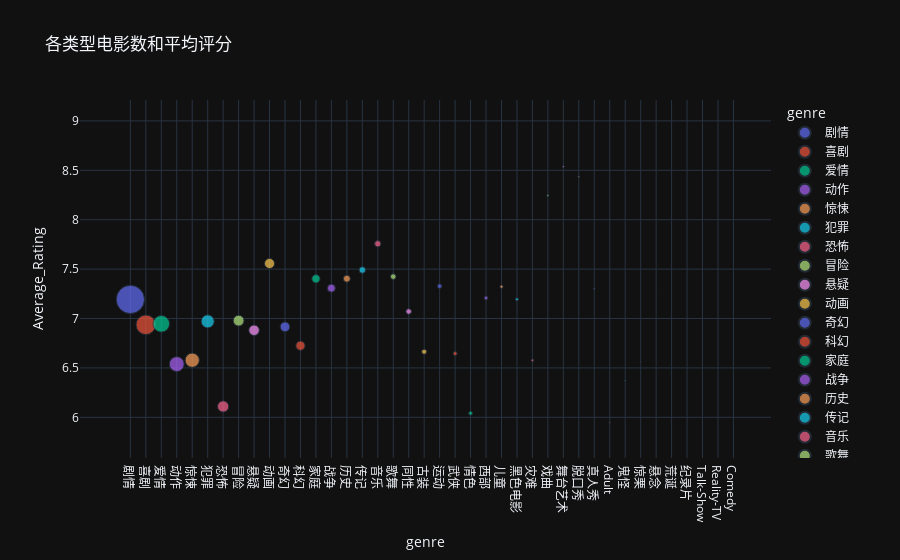

Source (notebook cell):
### Code cell
fig7 = px.scatter(genreNum_avergeRating, x="genre", y="Average_Rating",
                 size="Num", color = "genre",
                 hover_name="genre", 
                 title = "各类型电影数和平均评分")
fig7.show()

### Figure 1 — Plotly figure (JSON) as saved in the notebook; plotly's stock layout.template omitted (floating-point values rounded to 4 significant figures)
{"data": [{"hovertemplate": "<b>%{hovertext}</b><br><br>genre=%{x}<br>Average_Rating=%{y}<br>Num=%{marker.size}<extra></extra>", "hovertext": ["剧情"], "legendgroup": "剧情", "marker": {"color": "#636efa", "size": [17570], "sizemode": "area", "sizeref": 43.92, "symbol": "circle"}, "mode": "markers", "name": "剧情", "orientation": "v", "showlegend": true, "x": ["剧情"], "xaxis": "x", "y": [7.193], "yaxis": "y", "type": "scatter"}, {"hovertemplate": "<b>%{hovertext}</b><br><br>genre=%{x}<br>Average_Rating=%{y}<br>Num=%{marker.size}<extra></extra>", "hovertext": ["喜剧"], "legendgroup": "喜剧", "marker": {"color": "#EF553B", "size": [8462], "sizemode": "area", "sizeref": 43.92, "symbol": "circle"}, "mode": "markers", "name": "喜剧", "orientation": "v", "showlegend": true, "x": ["喜剧"], "xaxis": "x", "y": [6.937], "yaxis": "y", "type": "scatter"}, {"hovertemplate": "<b>%{hovertext}</b><br><br>genre=%{x}<br>Average_Rating=%{y}<br>Num=%{marker.size}<extra></extra>", "hovertext": ["爱情"], "legendgroup": "爱情", "marker": {"color": "#00cc96", "size": [6083], "sizemode": "area", "sizeref": 43.92, "symbol": "circle"}, "mode": "markers", "name": "爱情", "orientation": "v", "showlegend": true, "x": ["爱情"], "xaxis": "x", "y": [6.947], "yaxis": "y", "type": "scatter"}, {"hovertemplate": "<b>%{hovertext}</b><br><br>genre=%{x}<br>Average_Rating=%{y}<br>Num=%{marker.size}<extra></extra>", "hovertext": ["动作"], "legendgroup": "动作", "marker": {"color": "#ab63fa", "size": [4877], "sizemode": "area", "sizeref": 43.92, "symbol": "circle"}, "mode": "markers", "name": "动作", "orientation": "v", "showlegend": true, "x": ["动作"], "xaxis": "x", "y": [6.539], "yaxis": "y", "type": "scatter"}, {"hovertemplate": "<b>%{hovertext}</b><br><br>genre=%{x}<br>Average_Rating=%{y}<br>Num=%{marker.size}<extra></extra>", "hovertext": ["惊悚"], "legendgroup": "惊悚", "marker": {"color": "#FFA15A", "size": [4472], "sizemode": "area", "sizeref": 43.92, "symbol": "circle"}, "mode": "markers", "name": "惊悚", "orientation": "v", "showlegend": true, "x": ["惊悚"], "xaxis": "x", "y": [6.578], "yaxis": "y", "type": "scatter"}, {"hovertemplate": "<b>%{hovertext}</b><br><br>genre=%{x}<br>Average_Rating=%{y}<br>Num=%{marker.size}<extra></extra>", "hovertext": ["犯罪"], "legendgroup": "犯罪", "marker": {"color": "#19d3f3", "size": [3753], "sizemode": "area", "sizeref": 43.92, "symbol": "circle"}, "mode": "markers", "name": "犯罪", "orientation": "v", "showlegend": true, "x": ["犯罪"], "xaxis": "x", "y": [6.971], "yaxis": "y", "type": "scatter"}, {"hovertemplate": "<b>%{hovertext}</b><br><br>genre=%{x}<br>Average_Rating=%{y}<br>Num=%{marker.size}<extra></extra>", "hovertext": ["恐怖"], "legendgroup": "恐怖", "marker": {"color": "#FF6692", "size": [2758], "sizemode": "area", "sizeref": 43.92, "symbol": "circle"}, "mode": "markers", "name": "恐怖", "orientation": "v", "showlegend": true, "x": ["恐怖"], "xaxis": "x", "y": [6.11], "yaxis": "y", "type": "scatter"}, {"hovertemplate": "<b>%{hovertext}</b><br><br>genre=%{x}<br>Average_Rating=%{y}<br>Num=%{marker.size}<extra></extra>", "hovertext": ["冒险"], "legendgroup": "冒险", "marker": {"color": "#B6E880", "size": [2578], "sizemode": "area", "sizeref": 43.92, "symbol": "circle"}, "mode": "markers", "name": "冒险", "orientation": "v", "showlegend": true, "x": ["冒险"], "xaxis": "x", "y": [6.979], "yaxis": "y", "type": "scatter"}, {"hovertemplate": "<b>%{hovertext}</b><br><br>genre=%{x}<br>Average_Rating=%{y}<br>Num=%{marker.size}<extra></extra>", "hovertext": ["悬疑"], "legendgroup": "悬疑", "marker": {"color": "#FF97FF", "size": [2444], "sizemode": "area", "sizeref": 43.92, "symbol": "circle"}, "mode": "markers", "name": "悬疑", "orientation": "v", "showlegend": true, "x": ["悬疑"], "xaxis": "x", "y": [6.881], "yaxis": "y", "type": "scatter"}, {"hovertemplate": "<b>%{hovertext}</b><br><br>genre=%{x}<br>Average_Rating=%{y}<br>Num=%{marker.size}<extra></extra>", "hovertext": ["动画"], "legendgroup": "动画", "marker": {"color": "#FECB52", "size": [2228], "sizemode": "area", "sizeref": 43.92, "symbol": "circle"}, "mode": "markers", "name": "动画", "orientation": "v", "showlegend": true, "x": ["动画"], "xaxis": "x", "y": [7.557], "yaxis": "y", "type": "scatter"}, {"hovertemplate": "<b>%{hovertext}</b><br><br>genre=%{x}<br>Average_Rating=%{y}<br>Num=%{marker.size}<extra></extra>", "hovertext": ["奇幻"], "legendgroup": "奇幻", "marker": {"color": "#636efa", "size": [2063], "sizemode": "area", "sizeref": 43.92, "symbol": "circle"}, "mode": "markers", "name": "奇幻", "orientation": "v", "showlegend": true, "x": ["奇幻"], "xaxis": "x", "y": [6.916], "yaxis": "y", "type": "scatter"}, {"hovertemplate": "<b>%{hovertext}</b><br><br>genre=%{x}<br>Average_Rating=%{y}<br>Num=%{marker.size}<extra></extra>", "hovertext": ["科幻"], "legendgroup": "科幻", "marker": {"color": "#EF553B", "size": [1869], "sizemode": "area", "sizeref": 43.92, "symbol": "circle"}, "mode": "markers", "name": "科幻", "orientation": "v", "showlegend": true, "x": ["科幻"], "xaxis": "x", "y": [6.725], "yaxis": "y", "type": "scatter"}, {"hovertemplate": "<b>%{hovertext}</b><br><br>genre=%{x}<br>Average_Rating=%{y}<br>Num=%{marker.size}<extra></extra>", "hovertext": ["家庭"], "legendgroup": "家庭", "marker": {"color": "#00cc96", "size": [1517], "sizemode": "area", "sizeref": 43.92, "symbol": "circle"}, "mode": "markers", "name": "家庭", "orientation": "v", "showlegend": true, "x": ["家庭"], "xaxis": "x", "y": [7.402], "yaxis": "y", "type": "scatter"}, {"hovertemplate": "<b>%{hovertext}</b><br><br>genre=%{x}<br>Average_Rating=%{y}<br>Num=%{marker.size}<extra></extra>", "hovertext": ["战争"], "legendgroup": "战争", "marker": {"color": "#ab63fa", "size": [1389], "sizemode": "area", "sizeref": 43.92, "symbol": "circle"}, "mode": "markers", "name": "战争", "orientation": "v", "showlegend": true, "x": ["战争"], "xaxis": "x", "y": [7.307], "yaxis": "y", "type": "scatter"}, {"hovertemplate": "<b>%{hovertext}</b><br><br>genre=%{x}<br>Average_Rating=%{y}<br>Num=%{marker.size}<extra></extra>", "hovertext": ["历史"], "legendgroup": "历史", "marker": {"color": "#FFA15A", "size": [1064], "sizemode": "area", "sizeref": 43.92, "symbol": "circle"}, "mode": "markers", "name": "历史", "orientation": "v", "showlegend": true, "x": ["历史"], "xaxis": "x", "y": [7.403], "yaxis": "y", "type": "scatter"}, {"hovertemplate": "<b>%{hovertext}</b><br><br>genre=%{x}<br>Average_Rating=%{y}<br>Num=%{marker.size}<extra></extra>", "hovertext": ["传记"], "legendgroup": "传记", "marker": {"color": "#19d3f3", "size": [971], "sizemode": "area", "sizeref": 43.92, "symbol": "circle"}, "mode": "markers", "name": "传记", "orientation": "v", "showlegend": true, "x": ["传记"], "xaxis": "x", "y": [7.491], "yaxis": "y", "type": "scatter"}, {"hovertemplate": "<b>%{hovertext}</b><br><br>genre=%{x}<br>Average_Rating=%{y}<br>Num=%{marker.size}<extra></extra>", "hovertext": ["音乐"], "legendgroup": "音乐", "marker": {"color": "#FF6692", "size": [877], "sizemode": "area", "sizeref": 43.92, "symbol": "circle"}, "mode": "markers", "name": "音乐", "orientation": "v", "showlegend": true, "x": ["音乐"], "xaxis": "x", "y": [7.757], "yaxis": "y", "type": "scatter"}, {"hovertemplate": "<b>%{hovertext}</b><br><br>genre=%{x}<br>Average_Rating=%{y}<br>Num=%{marker.size}<extra></extra>", "hovertext": ["歌舞"], "legendgroup": "歌舞", "marker": {"color": "#B6E880", "size": [685], "sizemode": "area", "sizeref": 43.92, "symbol": "circle"}, "mode": "markers", "name": "歌舞", "orientation": "v", "showlegend": true, "x": ["歌舞"], "xaxis": "x", "y": [7.424], "yaxis": "y", "type": "scatter"}, {"hovertemplate": "<b>%{hovertext}</b><br><br>genre=%{x}<br>Average_Rating=%{y}<br>Num=%{marker.size}<extra></extra>", "hovertext": ["同性"], "legendgroup": "同性", "marker": {"color": "#FF97FF", "size": [678], "sizemode": "area", "sizeref": 43.92, "symbol": "circle"}, "mode": "markers", "name": "同性", "orientation": "v", "showlegend": true, "x": ["同性"], "xaxis": "x", "y": [7.071], "yaxis": "y", "type": "scatter"}, {"hovertemplate": "<b>%{hovertext}</b><br><br>genre=%{x}<br>Average_Rating=%{y}<br>Num=%{marker.size}<extra></extra>", "hovertext": ["古装"], "legendgroup": "古装", "marker": {"color": "#FECB52", "size": [557], "sizemode": "area", "sizeref": 43.92, "symbol": "circle"}, "mode": "markers", "name": "古装", "orientation": "v", "showlegend": true, "x": ["古装"], "xaxis": "x", "y": [6.664], "yaxis": "y", "type": "scatter"}, {"hovertemplate": "<b>%{hovertext}</b><br><br>genre=%{x}<br>Average_Rating=%{y}<br>Num=%{marker.size}<extra></extra>", "hovertext": ["运动"], "legendgroup": "运动", "marker": {"color": "#636efa", "size": [435], "sizemode": "area", "sizeref": 43.92, "symbol": "circle"}, "mode": "markers", "name": "运动", "orientation": "v", "showlegend": true, "x": ["运动"], "xaxis": "x", "y": [7.328], "yaxis": "y", "type": "scatter"}, {"hovertemplate": "<b>%{hovertext}</b><br><br>genre=%{x}<br>Average_Rating=%{y}<br>Num=%{marker.size}<extra></extra>", "hovertext": ["武侠"], "legendgroup": "武侠", "marker": {"color": "#EF553B", "size": [363], "sizemode": "area", "sizeref": 43.92, "symbol": "circle"}, "mode": "markers", "name": "武侠", "orientation": "v", "showlegend": true, "x": ["武侠"], "xaxis": "x", "y": [6.645], "yaxis": "y", "type": "scatter"}, {"hovertemplate": "<b>%{hovertext}</b><br><br>genre=%{x}<br>Average_Rating=%{y}<br>Num=%{marker.size}<extra></extra>", "hovertext": ["情色"], "legendgroup": "情色", "marker": {"color": "#00cc96", "size": [340], "sizemode": "area", "sizeref": 43.92, "symbol": "circle"}, "mode": "markers", "name": "情色", "orientation": "v", "showlegend": true, "x": ["情色"], "xaxis": "x", "y": [6.041], "yaxis": "y", "type": "scatter"}, {"hovertemplate": "<b>%{hovertext}</b><br><br>genre=%{x}<br>Average_Rating=%{y}<br>Num=%{marker.size}<extra></extra>", "hovertext": ["西部"], "legendgroup": "西部", "marker": {"color": "#ab63fa", "size": [323], "sizemode": "area", "sizeref": 43.92, "symbol": "circle"}, "mode": "markers", "name": "西部", "orientation": "v", "showlegend": true, "x": ["西部"], "xaxis": "x", "y": [7.207], "yaxis": "y", "type": "scatter"}, {"hovertemplate": "<b>%{hovertext}</b><br><br>genre=%{x}<br>Average_Rating=%{y}<br>Num=%{marker.size}<extra></extra>", "hovertext": ["儿童"], "legendgroup": "儿童", "marker": {"color": "#FFA15A", "size": [229], "sizemode": "area", "sizeref": 43.92, "symbol": "circle"}, "mode": "markers", "name": "儿童", "orientation": "v", "showlegend": true, "x": ["儿童"], "xaxis": "x", "y": [7.322], "yaxis": "y", "type": "scatter"}, {"hovertemplate": "<b>%{hovertext}</b><br><br>genre=%{x}<br>Average_Rating=%{y}<br>Num=%{marker.size}<extra></extra>", "hovertext": ["黑色电影"], "legendgroup": "黑色电影", "marker": {"color": "#19d3f3", "size": [202], "sizemode": "area", "sizeref": 43.92, "symbol": "circle"}, "mode": "markers", "name": "黑色电影", "orientation": "v", "showlegend": true, "x": ["黑色电影"], "xaxis": "x", "y": [7.194], "yaxis": "y", "type": "scatter"}, {"hovertemplate": "<b>%{hovertext}</b><br><br>genre=%{x}<br>Average_Rating=%{y}<br>Num=%{marker.size}<extra></extra>", "hovertext": ["灾难"], "legendgroup": "灾难", "marker": {"color": "#FF6692", "size": [133], "sizemode": "area", "sizeref": 43.92, "symbol": "circle"}, "mode": "markers", "name": "灾难", "orientation": "v", "showlegend": true, "x": ["灾难"], "xaxis": "x", "y": [6.577], "yaxis": "y", "type": "scatter"}, {"hovertemplate": "<b>%{hovertext}</b><br><br>genre=%{x}<br>Average_Rating=%{y}<br>Num=%{marker.size}<extra></extra>", "hovertext": ["戏曲"], "legendgroup": "戏曲", "marker": {"color": "#B6E880", "size": [87], "sizemode": "area", "sizeref": 43.92, "symbol": "circle"}, "mode": "markers", "name": "戏曲", "orientation": "v", "showlegend": true, "x": ["戏曲"], "xaxis": "x", "y": [8.245], "yaxis": "y", "type": "scatter"}, {"hovertemplate": "<b>%{hovertext}</b><br><br>genre=%{x}<br>Average_Rating=%{y}<br>Num=%{marker.size}<extra></extra>", "hovertext": ["舞台艺术"], "legendgroup": "舞台艺术", "marker": {"color": "#FF97FF", "size": [68], "sizemode": "area", "sizeref": 43.92, "symbol": "circle"}, "mode": "markers", "name": "舞台艺术", "orientation": "v", "showlegend": true, "x": ["舞台艺术"], "xaxis": "x", "y": [8.537], "yaxis": "y", "type": "scatter"}, {"hovertemplate": "<b>%{hovertext}</b><br><br>genre=%{x}<br>Average_Rating=%{y}<br>Num=%{marker.size}<extra></extra>", "hovertext": ["脱口秀"], "legendgroup": "脱口秀", "marker": {"color": "#FECB52", "size": [58], "sizemode": "area", "sizeref": 43.92, "symbol": "circle"}, "mode": "markers", "name": "脱口秀", "orientation": "v", "showlegend": true, "x": ["脱口秀"], "xaxis": "x", "y": [8.434], "yaxis": "y", "type": "scatter"}, {"hovertemplate": "<b>%{hovertext}</b><br><br>genre=%{x}<br>Average_Rating=%{y}<br>Num=%{marker.size}<extra></extra>", "hovertext": ["真人秀"], "legendgroup": "真人秀", "marker": {"color": "#636efa", "size": [49], "sizemode": "area", "sizeref": 43.92, "symbol": "circle"}, "mode": "markers", "name": "真人秀", "orientation": "v", "showlegend": true, "x": ["真人秀"], "xaxis": "x", "y": [7.302], "yaxis": "y", "type": "scatter"}, {"hovertemplate": "<b>%{hovertext}</b><br><br>genre=%{x}<br>Average_Rating=%{y}<br>Num=%{marker.size}<extra></extra>", "hovertext": ["Adult"], "legendgroup": "Adult", "marker": {"color": "#EF553B", "size": [36], "sizemode": "area", "sizeref": 43.92, "symbol": "circle"}, "mode": "markers", "name": "Adult", "orientation": "v", "showlegend": true, "x": ["Adult"], "xaxis": "x", "y": [5.947], "yaxis": "y", "type": "scatter"}, {"hovertemplate": "<b>%{hovertext}</b><br><br>genre=%{x}<br>Average_Rating=%{y}<br>Num=%{marker.size}<extra></extra>", "hovertext": ["鬼怪"], "legendgroup": "鬼怪", "marker": {"color": "#00cc96", "size": [32], "sizemode": "area", "sizeref": 43.92, "symbol": "circle"}, "mode": "markers", "name": "鬼怪", "orientation": "v", "showlegend": true, "x": ["鬼怪"], "xaxis": "x", "y": [6.372], "yaxis": "y", "type": "scatter"}, {"hovertemplate": "<b>%{hovertext}</b><br><br>genre=%{x}<br>Average_Rating=%{y}<br>Num=%{marker.size}<extra></extra>", "hovertext": ["惊栗"], "legendgroup": "惊栗", "marker": {"color": "#ab63fa", "size": [17], "sizemode": "area", "sizeref": 43.92, "symbol": "circle"}, "mode": "markers", "name": "惊栗", "orientation": "v", "showlegend": true, "x": ["惊栗"], "xaxis": "x", "y": [6.565], "yaxis": "y", "type": "scatter"}, {"hovertemplate": "<b>%{hovertext}</b><br><br>genre=%{x}<br>Average_Rating=%{y}<br>Num=%{marker.size}<extra></extra>", "hovertext": ["悬念"], "legendgroup": "悬念", "marker": {"color": "#FFA15A", "size": [5], "sizemode": "area", "sizeref": 43.92, "symbol": "circle"}, "mode": "markers", "name": "悬念", "orientation": "v", "showlegend": true, "x": ["悬念"], "xaxis": "x", "y": [7.28], "yaxis": "y", "type": "scatter"}, {"hovertemplate": "<b>%{hovertext}</b><br><br>genre=%{x}<br>Average_Rating=%{y}<br>Num=%{marker.size}<extra></extra>", "hovertext": ["荒诞"], "legendgroup": "荒诞", "marker": {"color": "#19d3f3", "size": [5], "sizemode": "area", "sizeref": 43.92, "symbol": "circle"}, "mode": "markers", "name": "荒诞", "orientation": "v", "showlegend": true, "x": ["荒诞"], "xaxis": "x", "y": [8.06], "yaxis": "y", "type": "scatter"}, {"hovertemplate": "<b>%{hovertext}</b><br><br>genre=%{x}<br>Average_Rating=%{y}<br>Num=%{marker.size}<extra></extra>", "hovertext": ["纪录片"], "legendgroup": "纪录片", "marker": {"color": "#FF6692", "size": [3], "sizemode": "area", "sizeref": 43.92, "symbol": "circle"}, "mode": "markers", "name": "纪录片", "orientation": "v", "showlegend": true, "x": ["纪录片"], "xaxis": "x", "y": [8.5], "yaxis": "y", "type": "scatter"}, {"hovertemplate": "<b>%{hovertext}</b><br><br>genre=%{x}<br>Average_Rating=%{y}<br>Num=%{marker.size}<extra></extra>", "hovertext": ["Talk-Show"], "legendgroup": "Talk-Show", "marker": {"color": "#B6E880", "size": [2], "sizemode": "area", "sizeref": 43.92, "symbol": "circle"}, "mode": "markers", "name": "Talk-Show", "orientation": "v", "showlegend": true, "x": ["Talk-Show"], "xaxis": "x", "y": [9.0], "yaxis": "y", "type": "scatter"}, {"hovertemplate": "<b>%{hovertext}</b><br><br>genre=%{x}<br>Average_Rating=%{y}<br>Num=%{marker.size}<extra></extra>", "hovertext": ["Reality-TV"], "legendgroup": "Reality-TV", "marker": {"color": "#FF97FF", "size": [2], "sizemode": "area", "sizeref": 43.92, "symbol": "circle"}, "mode": "markers", "name": "Reality-TV", "orientation": "v", "showlegend": true, "x": ["Reality-TV"], "xaxis": "x", "y": [5.8], "yaxis": "y", "type": "scatter"}, {"hovertemplate": "<b>%{hovertext}</b><br><br>genre=%{x}<br>Average_Rating=%{y}<br>Num=%{marker.size}<extra></extra>", "hovertext": ["Comedy"], "legendgroup": "Comedy", "marker": {"color": "#FECB52", "size": [1], "sizemode": "area", "sizeref": 43.92, "symbol": "circle"}, "mode": "markers", "name": "Comedy", "orientation": "v", "showlegend": true, "x": ["Comedy"], "xaxis": "x", "y": [6.7], "yaxis": "y", "type": "scatter"}], "layout": {"xaxis": {"anchor": "y", "domain": [0.0, 1.0], "title": {"text": "genre"}, "categoryorder": "array", "categoryarray": ["剧情", "喜剧", "爱情", "动作", "惊悚", "犯罪", "恐怖", "冒险", "悬疑", "动画", "奇幻", "科幻", "家庭", "战争", "历史", "传记", "音乐", "歌舞", "同性", "古装", "运动", "武侠", "情色", "西部", "儿童", "黑色电影", "灾难", "戏曲", "舞台艺术", "脱口秀", "真人秀", "Adult", "鬼怪", "惊栗", "悬念", "荒诞", "纪录片", "Talk-Show", "Reality-TV", "Comedy"]}, "yaxis": {"anchor": "x", "domain": [0.0, 1.0], "title": {"text": "Average_Rating"}}, "legend": {"title": {"text": "genre"}, "tracegroupgap": 0, "itemsizing": "constant"}, "title": {"text": "各类型电影数和平均评分"}}}
